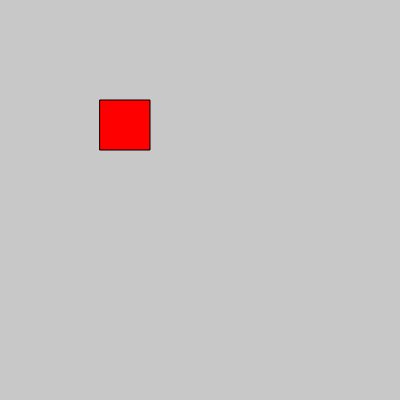
Frame 1 (no input)
Frame 60 (no input): identical to frame 1, image omitted
Frame 120 (the mouse pressed at the canvas centre since frame 60): identical to frame 1, image omitted

The p5.js sketch that drew this single still picture (run headless with seeded random() and noise() and a simulated clock; from frame 60 on, the mouse is pressed at the canvas centre):

// p5.js sketch
// ── sketch.js
function setup(){
  createCanvas(400,400);
  createElement('h1' , 'My favourite Numbers Below')
}
function draw(){
  background(200);
  fill(255,0,0);
  rect(100,100,50,50);
}
function mousePressed(){
  fill("black")
  createP("My favourite number is" +random(0,10));
}
          
        
